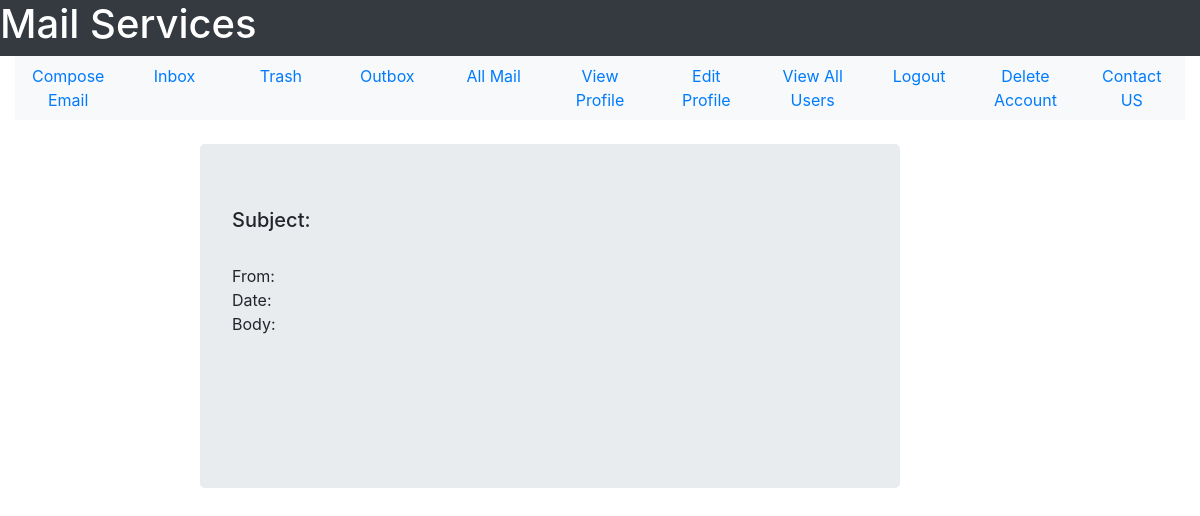
The page /view-mail/216 (signed in) on the database as committed earlier.
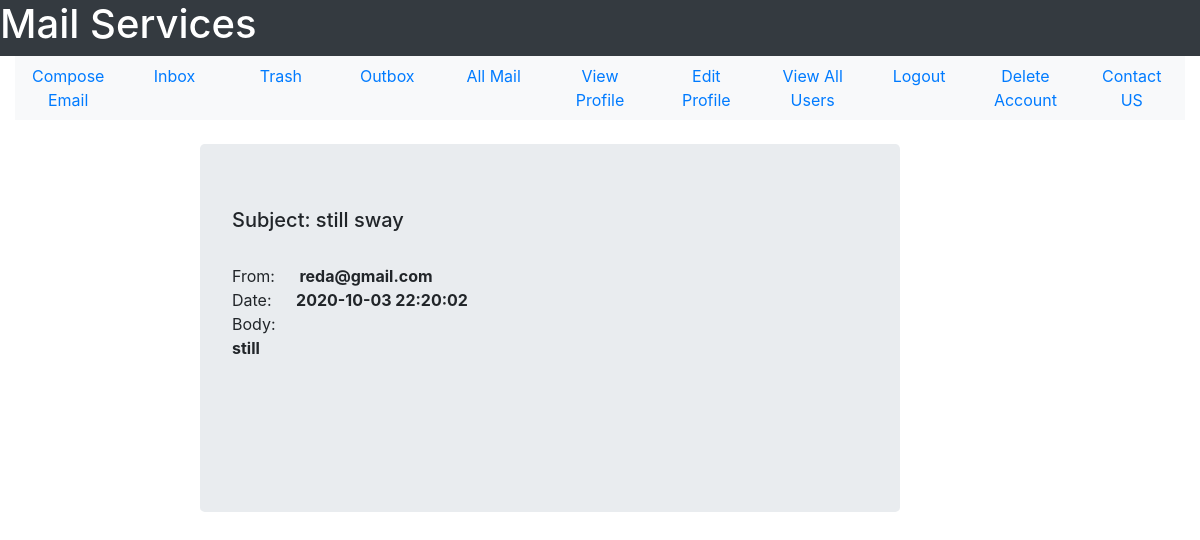
The same page on the database as committed later.
### tables this page shows
CREATE TABLE mail(mail_id INTEGER PRIMARY KEY, sender_id INTEGER NOT NULL, receiver_id INTEGER NOT NULL, mail_subject TEXT, mail_body TEXT,  mail_date TEXT NOT NULL,mail_seen INTEGER DEFAULT 0 CHECK(mail_seen == 0 OR mail_seen == 1), sender_trashed INTEGER DEFAULT 0 CHECK(sender_trashed == 0 OR sender_trashed == 1), receiver_trashed INTEGER DEFAULT 0 CHECK(receiver_trashed == 0 OR receiver_trashed == 1), multiple_receivers INTEGER DEFAULT 0 CHECK(multiple_receivers == 0 OR multiple_receivers == 1), FOREIGN KEY(sender_id, receiver_id) REFERENCES user(user_id, user_id));

CREATE TABLE user(user_id INTEGER PRIMARY KEY, user_name TEXT NOT NULL, user_email TEXT NOT NULL, user_password TEXT  NOT NULL, user_gender TEXT NOT NULL, user_date_of_birth TEXT NOT NULL, user_city TEXT NOT NULL, user_country TEXT NOT NULL, user_contact INTEGER, user_account_creation_date TEXT NOT NULL, user_active INTEGER DEFAULT 0 CHECK(user_active == 1 OR user_active == 0), UNIQUE(user_email));

### User/User_Mail/user_mail.py (the view, shortened to what this page needs)
@user_mail_bp.route("/view-mail/<mail_id>")
def view_mail(mail_id):
    sqlite_connection = sqlite3.connect('MAIL_DB.db')
    select_mail_query = """SELECT sender_id, mail_subject, mail_body, mail_date FROM mail WHERE mail_id = ?;"""
    mail_record = sqlite_connection.execute(select_mail_query, (mail_id,))
    mail_data = {}
    for data in mail_record:
        mail_data['sender_mail'] = get_user_email(data[0])
        mail_data['mail_subject'] = data[1]
        mail_data['mail_body'] = data[2]
        mail_data['mail_date'] = remove_milli_seconds(data[3])
    update_query = """UPDATE mail SET mail_seen = ? WHERE mail_id = ?;"""
    update_query_data = (1, mail_id)
    sqlite_connection.execute(update_query, update_query_data)
    sqlite_connection.commit()
    sqlite_connection.close()
    return render_template('User_Mail/view_mail.html', mail = mail_data)

### User/User_Mail/user_mail.py (called while the page is built)
def get_user_email(user_id):
    sqlite_connection = sqlite3.connect('MAIL_DB.db')
    select_user_query = """SELECT user_email FROM user WHERE user_id = ?;"""
    select_user_query_data = (user_id,)
    user_record = sqlite_connection.execute(select_user_query, select_user_query_data)
    user_email = ""
    for data in user_record:
        user_email = data[0]
    sqlite_connection.close()
    return user_email

def check_attachment_exist(mail_id):
    sqlite_connection = sqlite3.connect('MAIL_DB.db')
    search_file_query = """SELECT * FROM attachment WHERE mail_id = ?;"""
    search_file_query_data = (mail_id,)
    file_list = sqlite_connection.execute(search_file_query, search_file_query_data).fetchall()
    if len(file_list) == 0:
        sqlite_connection.close()
        return False
    else:
        sqlite_connection.close()
        return True

def remove_milli_seconds(full_date):
    date = datetime.strptime(full_date, '%Y-%m-%d %H:%M:%S.%f')
    return date.strftime('%Y-%m-%d %H:%M:%S')

### User/User_Mail/templates/User_Mail/view_mail.html (shortened to what this page needs)
<!DOCTYPE html>
<html lang = "en">
    <head>
        <link rel="stylesheet" href="https://maxcdn.bootstrapcdn.com/bootstrap/4.5.2/css/bootstrap.min.css">
    </head>
    <body>
        <div class = "container-fluid">
            <div class = "row bg-dark text-white">
                <h1>Mail Services</h1>
            </div>
            <div>
                <ul class = "nav nav-justified bg-light">
                    <li class = 'nav-item'>
                        <a href = "{{url_for('user_mail_bp.compose_email')}}" class = 'nav-link'>Compose Email</a>
                    </li>
                    <li class = 'nav-item'>
                        <a href = "{{url_for('user_mail_bp.see_inbox')}}" class = 'nav-link'>Inbox</a>
                    </li>
                    <li class = 'nav-item'>
                        <a href = "{{url_for('user_mail_bp.trash')}}" class = 'nav-link'>Trash</a>
                    </li>
                    <li class = 'nav-item'>
                        <a href = "{{url_for('user_mail_bp.see_outbox')}}" class = 'nav-link'>Outbox</a>
                    </li>
                    <li class = 'nav-item'>
                        <a href = "{{url_for('user_mail_bp.see_all_mail')}}" class = 'nav-link'>All Mail</a>
                    </li>
                    <li class = 'nav-item'>
                        <a href = "{{url_for('user_profile_bp.view_profile')}}" class = 'nav-link'>View Profile</a>
                    </li>
                    <li class = 'nav-item'>
                        <a href = "{{url_for('user_profile_bp.edit_profile_form')}}" class = 'nav-link'>Edit Profile</a>
                    </li>
                    <li class = 'nav-item'>
                        <a href = "{{url_for('user_profile_bp.view_all_users')}}" class = 'nav-link'>View All Users</a>
                    </li>
                    <li class = 'nav-item'>
                        <a href = "{{url_for('user_profile_bp.logout')}}" class = 'nav-link'>Logout</a>
                    </li>
                    <li class = 'nav-item'>
                        <a href = "{{url_for('user_profile_bp.delete_account')}}" class = 'nav-link'>Delete Account</a>
                    </li>
                    <li class = 'nav-item'>
                        <a href = '#' class = 'nav-link'>Contact US</a>
                    </li>
                </ul>
            </div>
        <div class = "row">
            <div class = "col-2">
            </div>
                <div class = "jumbotron mt-4 mr-6" style = "width: 700px;">
                <h5>Subject: {{mail['mail_subject']}}</h5>
                <br>
                <span>From: </span><strong style = "margin-left: 20px;">{{mail['sender_mail']}}</strong>
                <br>
                <span>Date: </span><strong style = "margin-left: 20px;">{{mail['mail_date']}}</strong>
                <span style = "display: block;">Body:</span>
                <p>
                    <strong>{{mail['mail_body']}}</strong>
                </p>
                <br><br><br>
                </div>
            <div class = "col-3">
            </div>
        </div>
    </body>
</html>

Rows that differ between the two databases and show on the page:
added mail: mail_subject "still sway", mail_body "still"
now on this page (row unchanged): user: sender_mail "reda@gmail.com"
Other text that changed with them:
{{ mail['mail_date'] }}: (not shown) → "2020-10-03 22:20:02"
